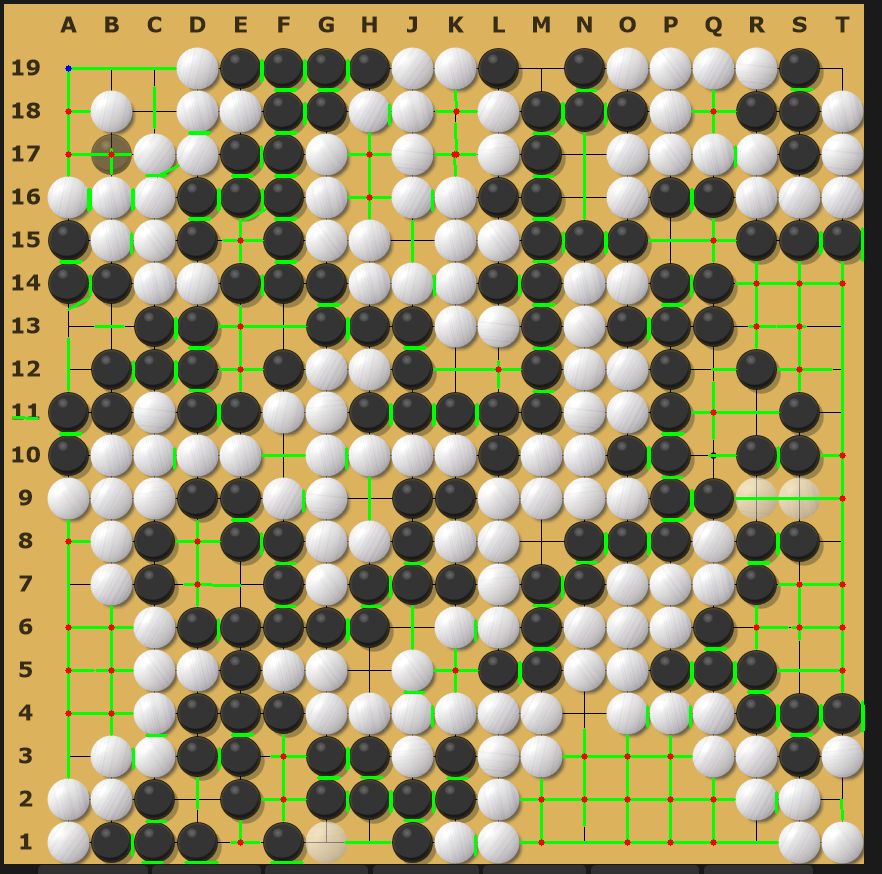
#> input picture intersections_master.png, 882 x 874 px
$ python find_img.py intersections_master.png intersections_master.png
#> lines starting #> are read from the running program, lines starting #| are printed output that depends on the picture
import argparse
import numpy as np
#from scipy.signal import convolve2d
#from PIL import Image
import cv2 as cv


def find_best_match_location(large_image_path, small_image_paths,return_matched_region=False):
    # load the large image and convert it to grayscale. do i need to convert dtype?
#> called with large_image_path = 'intersections_master.png', return_matched_region = False
    large_image_np = cv.imread(large_image_path,cv.IMREAD_GRAYSCALE)
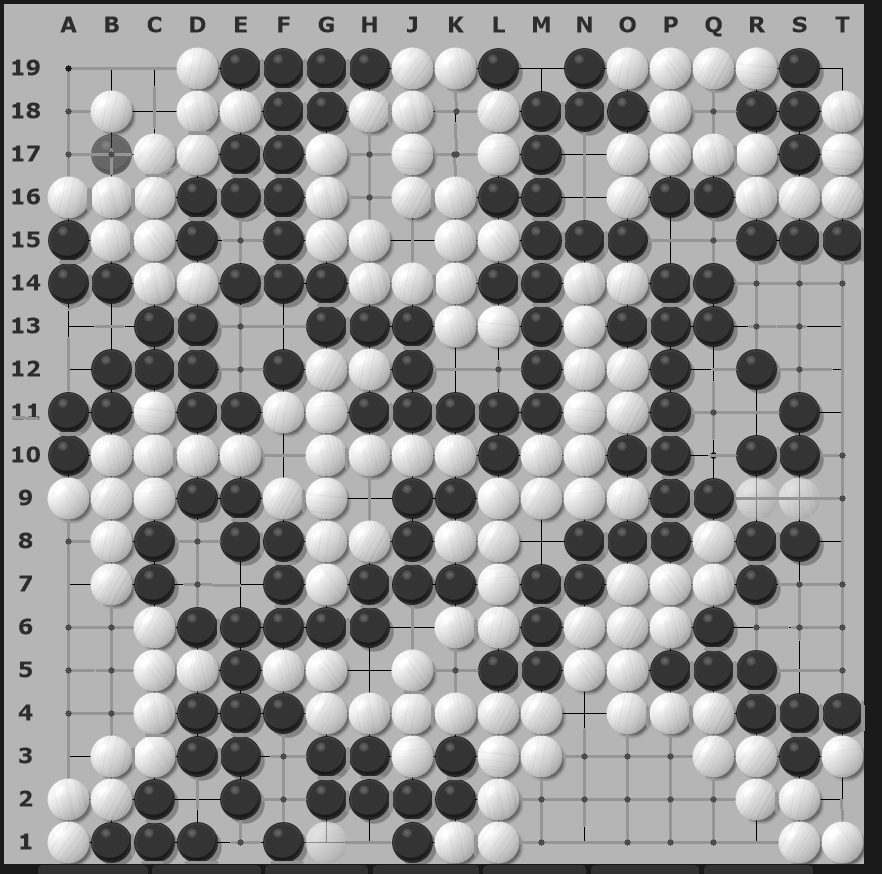
#> large_image_np: shape (874, 882); min 0, max 255, mean 147.6

    # initialize variables to keep track of the best match
    best_match_value = -np.inf
    best_match_location = None
    best_match_index = None

    for i, small_image_path in enumerate(small_image_paths):
        # load the small image, convert it to grayscale
        small_image_np = cv.imread(small_image_path,cv.IMREAD_GRAYSCALE)

        # perform NCC
        #result = convolve2d(large_image_np, small_image_np[::-1,::-1], mode='valid')
        result = cv.matchTemplate(large_image_np, small_image_np, cv.TM_CCORR_NORMED)
#> result = [1]

        # find the peak value and its location
        _, max_value, _, max_loc = cv.minMaxLoc(result)
#> max_value = 1; max_loc = (0, 0)

        # check if this result is better than what we've seen before
        if max_value > best_match_value:
            best_match_value = max_value
#> best_match_value = 1
            #top_left_y, top_left_x = np.unravel_index(np.argmax(result), result.shape)
            best_match_top_left = max_loc
#> best_match_top_left = (0, 0)
            #this line isn't necessary, let's see if i need it for later...
            best_match_index = i

    if return_matched_region:
        # output matched region
        kernel_w, kernel_h = small_image_np.shape
        matched_region = large_image_np[best_match_top_left[1]:best_match_top_left[1]+kernel_h, best_match_top_left[0]:best_match_top_left[0] + kernel_w]
        matched_region_image = cv.cvtColor(matched_region, cv.COLOR_GRAY2BGR)

        return best_match_index, best_match_location, matched_region_image
    else:
        # return the index of the best matching small image and its location
        return best_match_index, best_match_location


# if called from terminal
if __name__ == '__main__':
    parser = argparse.ArgumentParser(description='Find which of the smaller images is contained in the larger image and its location.')
    parser.add_argument('large_image_path', type=str, help='Path to the large image')
    parser.add_argument('small_image_paths', type=str, nargs='+', help='Path to the small images')
    parser.add_argument("--output", type=str, help="Optional: Path to save the output image of the matched region.")

    args = parser.parse_args()

    if not args.output:
        best_match_index, location = find_best_match_location(args.large_image_path, args.small_image_paths)
    else:
        best_match_index, location, matched_region_image = find_best_match_location(args.large_image_path, args.small_image_paths, return_matched_region=True)
        cv.imwrite(args.output, matched_region_image)
        print(f"Matched region saved to {args.output}")

    print(f"Small image {best_match_index} is the best match, located at: {location}")
